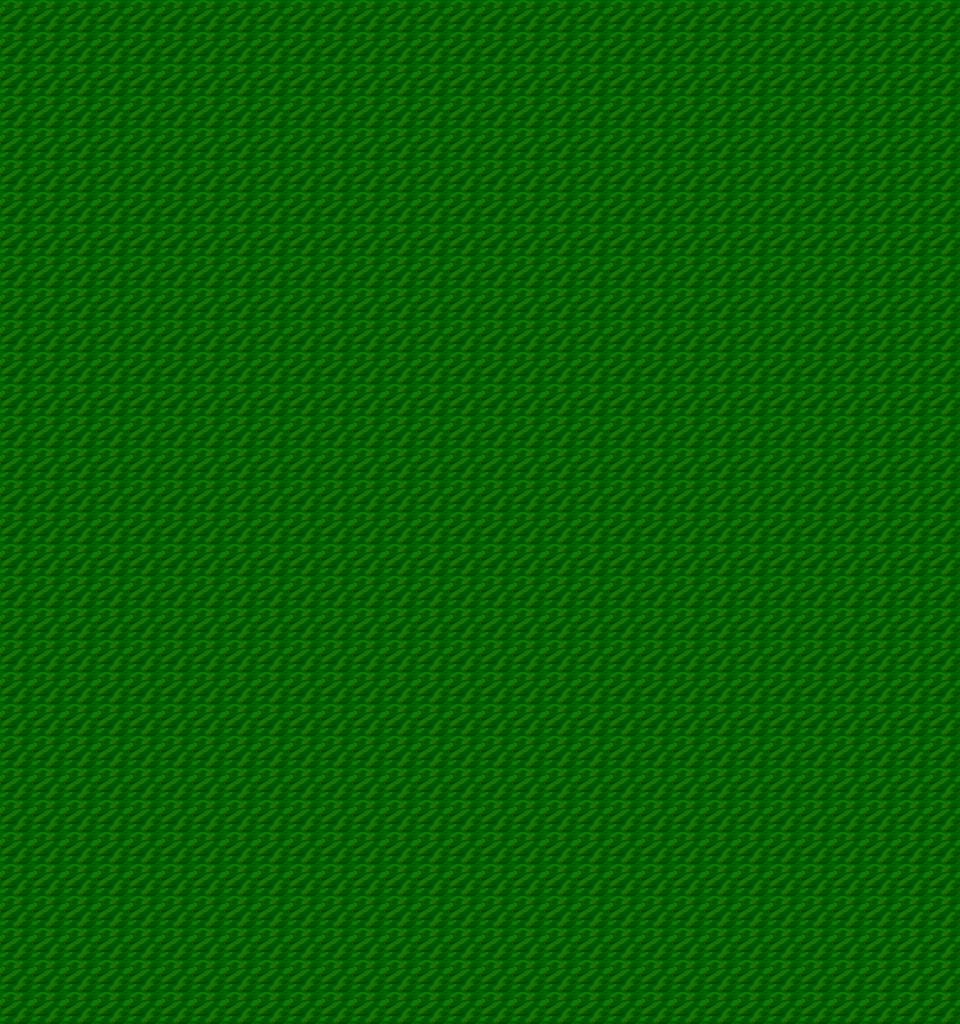

A level layout from a 2D game, rendered from its tile map. Below: a short description, then the map file with tile-grid data replaced by summaries:
An orthogonal 30x32 tile map with 32x32 px tiles, 1 tile layer (Background).

<map version="1.0" orientation="orthogonal" width="30" height="32" tilewidth="32" tileheight="32">
 <tileset firstgid="1" name="dg_grounds32" tilewidth="32" tileheight="32">
  <image source="dg_grounds32.png" width="288" height="608" />
 </tileset>
 <layer name="Background" width="30" height="32">
  <data>[960 cells, 960 non-empty, 1 distinct tile ids]</data>
 </layer>
 <objectgroup name="ObjectLayer" width="30" height="32" />
</map>
